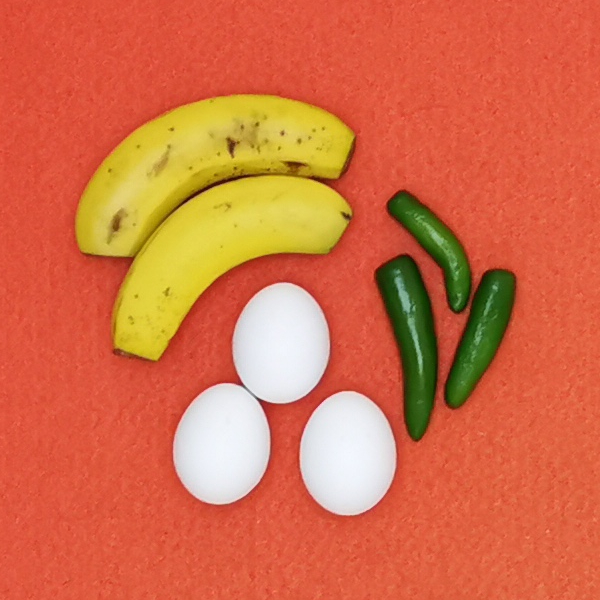
#> input picture Bayesian Classifier/Entrenamiento1.jpg, 600 x 600 px
$ python Ejercicio3.py
#> lines starting #> are read from the running program, lines starting #| are printed output that depends on the picture
import cv2
import numpy as np
from tkinter import Tk, filedialog
import matplotlib.pyplot as plt
from skimage import io, color

root = Tk()
root.withdraw()
nombre_archivo = filedialog.askopenfilename(title='Seleccionar archivo de imagen', filetypes=[('Imagen', ['*.jpg', '*.raw', '*.tif', '*.dicom', '*.dcm'])])
#> the answer given: ../Bayesian Classifier/Entrenamiento1.jpg
root.destroy()

image = cv2.imread(nombre_archivo)
#> image is the input picture: shape (600, 600, 3); mean B, G, R 71, 109.3, 212.5


image_gray = cv2.cvtColor(image, cv2.COLOR_BGR2GRAY)
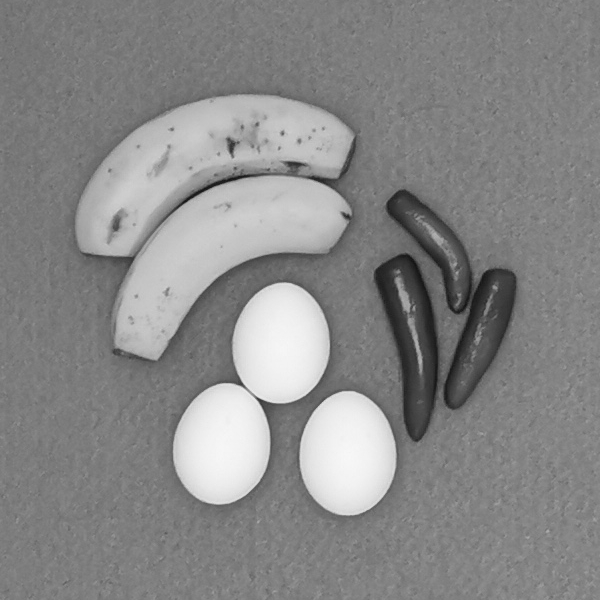
#> image_gray: shape (600, 600); min 19, max 248, mean 135.8


image_yuv = cv2.cvtColor(image, cv2.COLOR_BGR2YUV)
#> image_yuv: shape (600, 600, 3); mean of channels 0, 1, 2 135.8, 96.1, 195.2


image_hsv = cv2.cvtColor(image, cv2.COLOR_BGR2HSV)
#> image_hsv: shape (600, 600, 3); mean H, S, V 16.8, 173.4, 214.3


cv2.imshow('Escala de Grises cv2', image_gray)


cv2.imshow('YUV cv2', image_yuv)


cv2.imshow('HSV cv2', image_hsv)


cv2.waitKey(0)
cv2.destroyAllWindows()

#########################################################
#########################################################

#Cargar la imagen .tif
#Suponiendo que el archivo .tif está en un formato RGB estándar.
# Leer la imagen en formato .tif
image = io.imread(nombre_archivo)

# Verificar la forma de la imagen para asegurarse de que sea compatible con rgb2gray
if image.ndim == 2:  # La imagen ya está en escala de grises
    image_gray = image
elif image.ndim == 3 and image.shape[2] in [3, 4]:  # La imagen es RGB o RGBA
    # Convertir a escala de grises
    image_gray = color.rgb2gray(image[..., :3])  # Ignorar el canal alfa si existe
else:
    raise ValueError(f"La imagen tiene una forma inesperada: {image.shape}")

# Convertir de RGB a YUV
image_yuv = color.rgb2yuv(image[..., :3])
#> image_yuv: shape (600, 600, 3) float64; mean of channels 0, 1, 2 0.533, -0.125, 0.264

# Convertir de RGB a HSV
image_hsv = color.rgb2hsv(image[..., :3])
#> image_hsv: shape (600, 600, 3) float64; mean of channels 0, 1, 2 0.0937, 0.68, 0.84

# Crear una figura con tres subgráficos
fig, axs = plt.subplots(1, 3, figsize=(15, 5))

# Mostrar la imagen en escala de grises en el primer subgráfico
axs[0].imshow(image_gray, cmap='gray')
axs[0].set_title('Escala de Grises')

# Mostrar la imagen en espacio de color YUV en el segundo subgráfico
axs[1].imshow(image_yuv)
axs[1].set_title('YUV')

# Mostrar la imagen en espacio de color HSV en el tercer subgráfico
axs[2].imshow(image_hsv)
axs[2].set_title('HSV')

# Ajustar el diseño y mostrar la figura
plt.tight_layout()
plt.show()
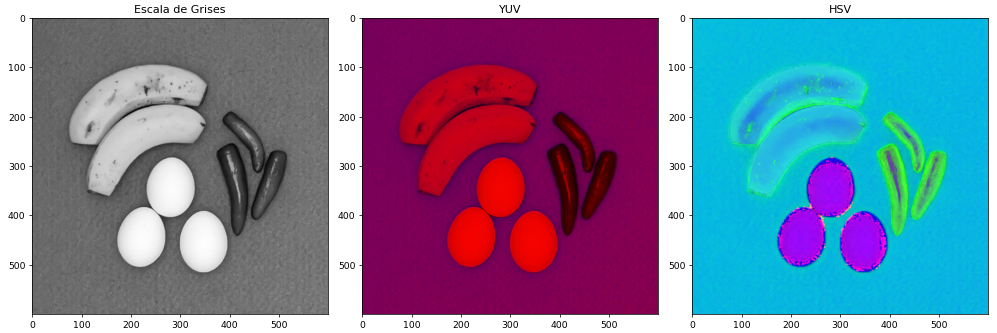
#> figure drawn by matplotlib, 3 panels

$ run again, on Bayesian Classifier/Entrenamiento3.jpg
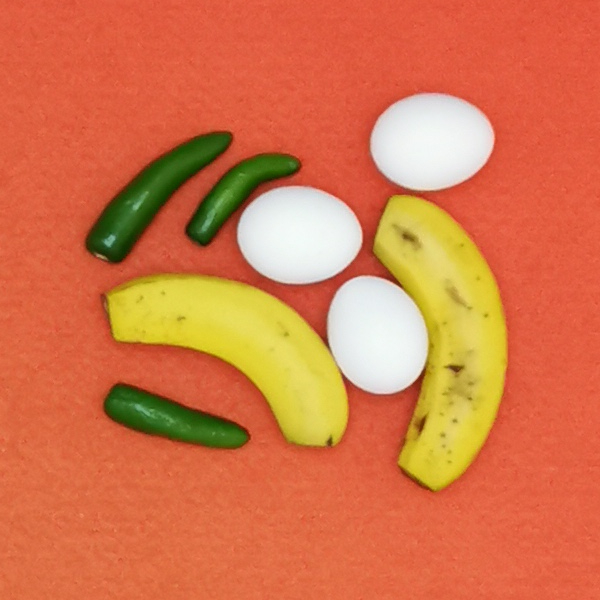
#> input picture Bayesian Classifier/Entrenamiento3.jpg, 600 x 600 px
#> image is the input picture: shape (600, 600, 3); mean B, G, R 73.9, 117.3, 213.7
#> `image_gray = cv2.cvtColor(image, cv2.COLOR_BGR2GRAY)`:
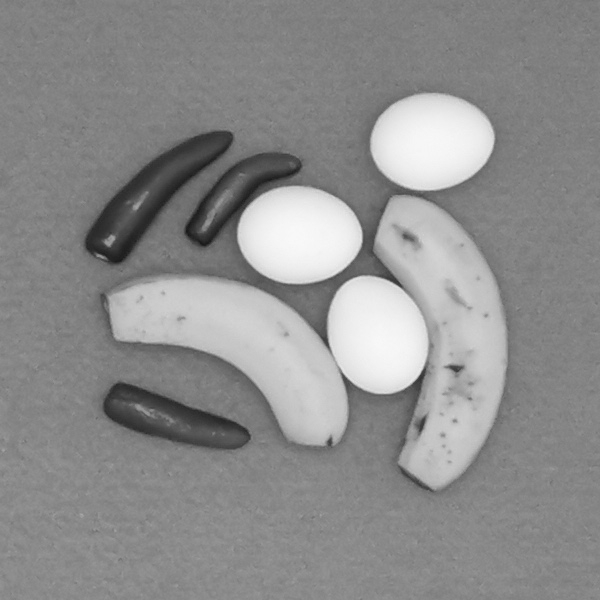
#> image_gray: shape (600, 600); min 24, max 249, mean 141.2
#> `plt.show()`:
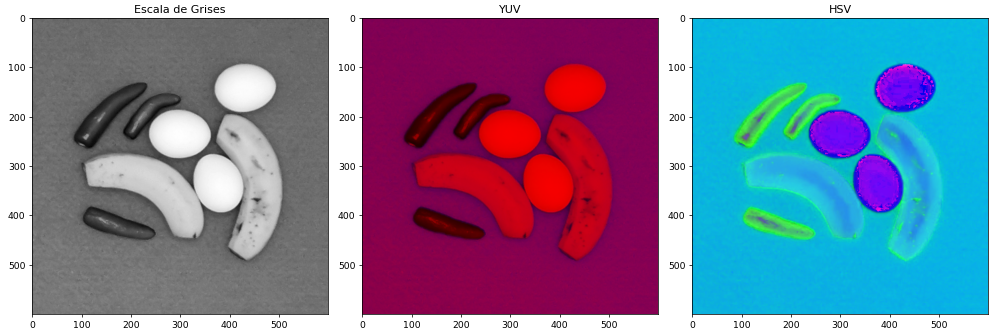
#> figure drawn by matplotlib, 3 panels

$ run again, on Bayesian Classifier/Entrenamiento4.jpg
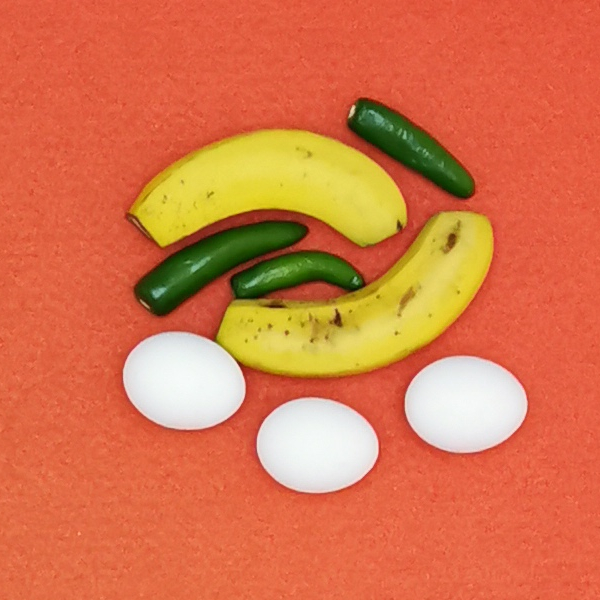
#> input picture Bayesian Classifier/Entrenamiento4.jpg, 600 x 600 px
#> image is the input picture: shape (600, 600, 3); mean B, G, R 74, 116.2, 215.5
#> `image_gray = cv2.cvtColor(image, cv2.COLOR_BGR2GRAY)`:
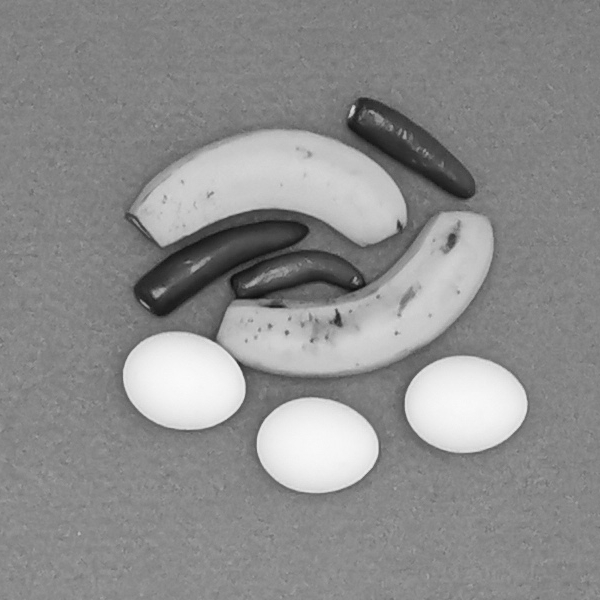
#> image_gray: shape (600, 600); min 14, max 251, mean 141.1
#> `plt.show()`:
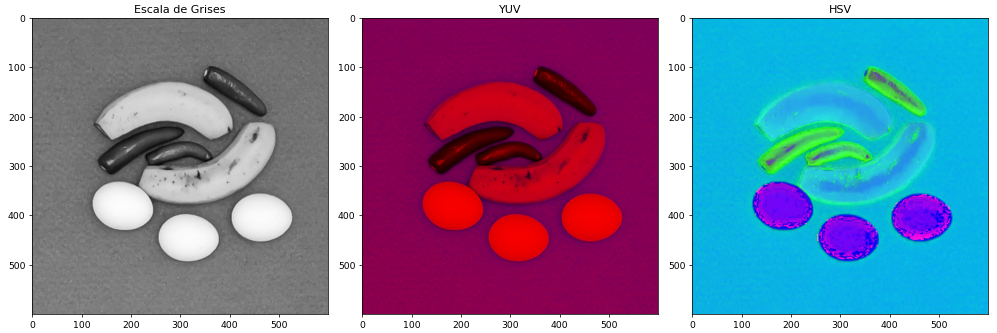
#> figure drawn by matplotlib, 3 panels

$ run again, on Bayesian Classifier/Prueba1.jpg
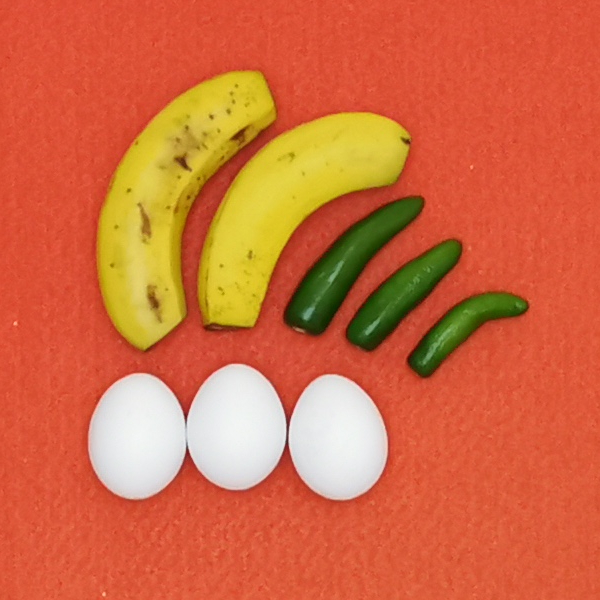
#> input picture Bayesian Classifier/Prueba1.jpg, 600 x 600 px
#> image is the input picture: shape (600, 600, 3); mean B, G, R 65.3, 106.5, 209.6
#> `image_gray = cv2.cvtColor(image, cv2.COLOR_BGR2GRAY)`:
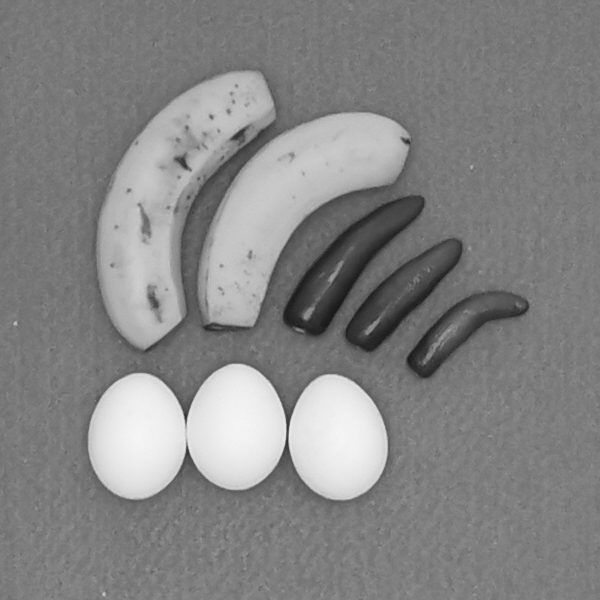
#> image_gray: shape (600, 600); min 20, max 246, mean 132.6
#> `plt.show()`:
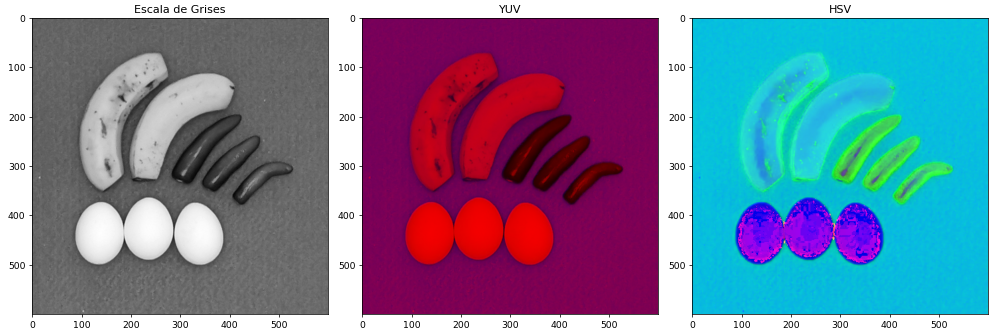
#> figure drawn by matplotlib, 3 panels
